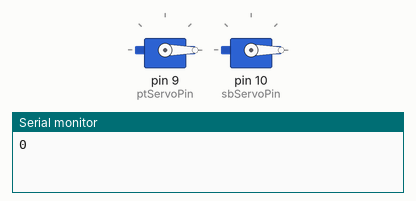
Bench run of a sketch on a simulated Arduino Uno, built with avr-gcc and run on an emulated ATmega328P. Parts: 2 × servo, the last lines printed to the serial monitor.

Above: at 0.05 s.
At 4.25 s:
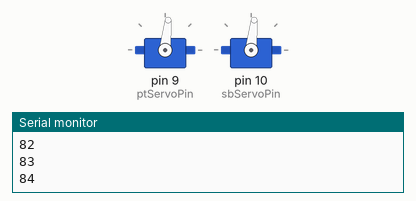
At 8.55 s:
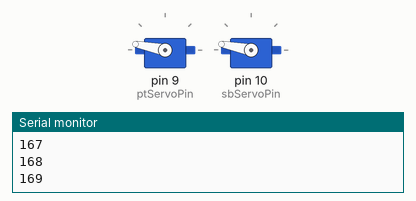
At 17.15 s:
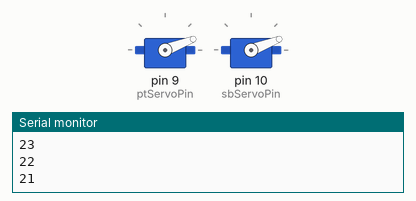
Timing chart, 0 to 23.7 s (numbered marks = the images above):
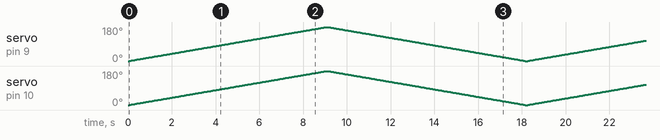

The sketch:

RoboServo0.ino
```cpp
/*
 * RoboServo0
 * Basic servo test for robot
 */
#include <Servo.h>

Servo ptServo;  // pt = port
Servo sbServo;  // sb = starboard

const int ptServoPin = 9;   // Motor control board port 2
const int sbServoPin = 10;  // Motor control board port 1
const float rpm = 55.6;    // ~0.18 sec/60 deg

void setup()
{
  ptServo.attach(ptServoPin);
  sbServo.attach(sbServoPin);

  Serial.begin(115200);
}

int i;

void loop()
{
  for (i = 0; i <= 180; ++i)
  {
    Serial.println(i);
    ptServo.write(i);
    sbServo.write(i);
    delay(50);
  }
  for (i = 180; i >= 0; --i)
  {
    Serial.println(i);
    ptServo.write(i);
    sbServo.write(i);
    delay(50);
  }
}
```
